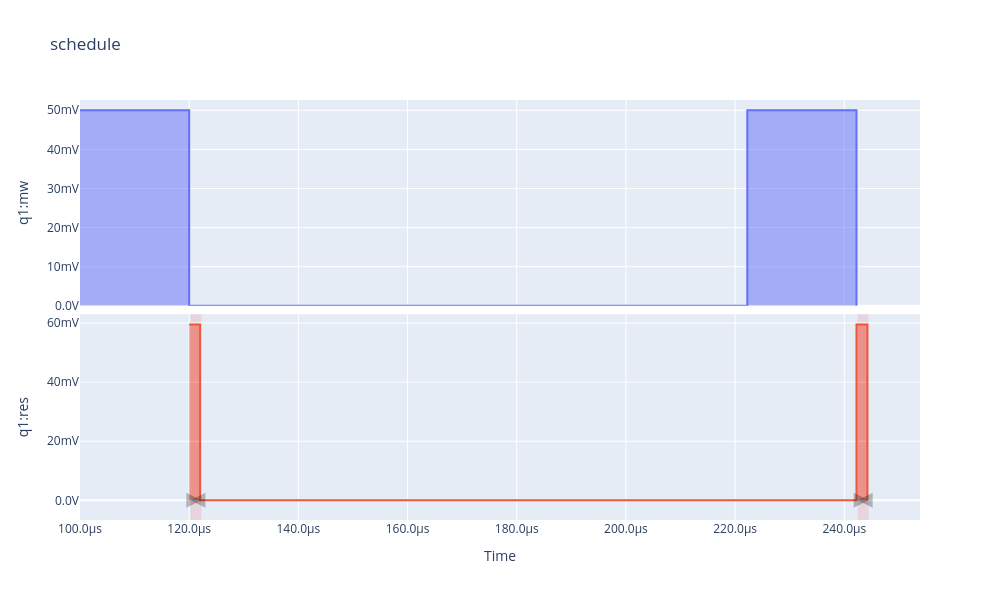

Notebook cell for this chart:
### Markdown cell above
## Optional: view the compiled pulse schedule

`build_schedule()` wraps the sweep in a hardware loop that compiles to a single opaque `LoopOperation`, which `plot_pulse_diagram()` can't render. `preview_pulse_schedule()` builds a small loop-free stand-in instead, just for visual inspection of the pulse shape.

### Code cell
experiment.preview_pulse_schedule(
    frequency_center=FREQUENCY_CENTER,
    drive_amplitude=DRIVE_AMPLITUDE,
    drive_duration=DRIVE_DURATION,
)

### Figure 1 — Plotly figure (JSON) as saved in the notebook; plotly's stock layout.template omitted (floating-point values rounded to 4 significant figures)
{"data": [{"fill": "tozeroy", "hoverinfo": "x+y+name", "hoverlabel": {"namelength": -1}, "legendgroup": "0", "line": {"color": "#636EFA"}, "mode": "lines", "name": "VoltageOffset, clock q1.01+\nSquarePulse, clock q1.01+\nSquarePulse, clock q1.01", "showlegend": true, "type": "scatter", "x": [0.0001, 0.00012, 0.00012, 0.00012, 0.00012, 0.00012, 0.00012, 0.0002222, 0.0002222, 0.0002422, 0.0002422, 0.0002422, 0.0002422, 0.0002422, 0.0002422], "xaxis": "x", "y": [0.05, 0.05, 0.05, 0.05, 0.05, 0.05, 0.0, 0.0, 0.05, 0.05, 0.05, 0.05, 0.05, 0.05, 0.0], "yaxis": "y"}, {"fill": "tozeroy", "hoverinfo": "x+y+name", "hoverlabel": {"namelength": -1}, "legendgroup": "1", "line": {"color": "#EF553B"}, "mode": "lines", "name": "VoltageOffset, clock q1.ro+\nSquarePulse, clock q1.ro+\nSquarePulse, clock q1.ro", "showlegend": true, "type": "scatter", "x": [0.00012, 0.000122, 0.000122, 0.000122, 0.000122, 0.000122, 0.000122, 0.0002422, 0.0002422, 0.0002442, 0.0002442, 0.0002442, 0.0002442, 0.0002442, 0.0002442], "xaxis": "x2", "y": [0.0595, 0.0595, 0.0595, 0.0595, 0.0595, 0.0595, 0.0, 0.0, 0.0595, 0.0595, 0.0595, 0.0595, 0.0595, 0.0595, 0.0], "yaxis": "y2"}, {"marker": {"color": "rgba(0,0,0,.25)", "size": 15, "symbol": ["arrow-bar-left", "arrow-bar-right"]}, "mode": "markers", "name": "SSBIntegrationComplex", "type": "scatter", "x": [0.0001202, 0.0001222], "xaxis": "x2", "y": [0, 0], "yaxis": "y2"}, {"marker": {"color": "rgba(0,0,0,.25)", "size": 15, "symbol": ["arrow-bar-left", "arrow-bar-right"]}, "mode": "markers", "name": "SSBIntegrationComplex", "type": "scatter", "x": [0.0002425, 0.0002445], "xaxis": "x2", "y": [0, 0], "yaxis": "y2"}], "layout": {"height": 600, "shapes": [{"fillcolor": "rgba(255,0,0,0.1)", "layer": "below", "line": {"color": "rgba(0,0,0,0)", "width": 3}, "name": "SSBIntegrationComplex", "type": "rect", "x0": 0.0001202, "x1": 0.0001222, "xref": "x", "y0": 0, "y1": 1, "yref": "y2 domain"}, {"fillcolor": "rgba(255,0,0,0.1)", "layer": "below", "line": {"color": "rgba(0,0,0,0)", "width": 3}, "name": "SSBIntegrationComplex", "type": "rect", "x0": 0.0002425, "x1": 0.0002445, "xref": "x", "y0": 0, "y1": 1, "yref": "y2 domain"}], "showlegend": false, "title": {"text": "schedule"}, "width": 1000, "xaxis": {"anchor": "y", "domain": [0, 1], "hoverformat": ".3s", "matches": "x2", "showgrid": true, "showticklabels": false, "tickformat": ".2s", "ticksuffix": "s"}, "xaxis2": {"anchor": "y2", "domain": [0, 1], "hoverformat": ".3s", "showgrid": true, "tickformat": ".2s", "tickformatstops": [{"dtickrange": [null, 1e-09], "value": ".10s"}, {"dtickrange": [1e-09, 1e-06], "value": ".7s"}, {"dtickrange": [1e-06, 0.001], "value": ".4s"}], "ticksuffix": "s", "title": {"text": "Time"}}, "yaxis": {"anchor": "x", "autorange": true, "domain": [0.51, 1], "hoverformat": ".3s", "tickformat": ".2s", "ticksuffix": "V", "title": {"text": "q1:mw"}}, "yaxis2": {"anchor": "x2", "autorange": true, "domain": [0, 0.49], "hoverformat": ".3s", "tickformat": ".2s", "ticksuffix": "V", "title": {"text": "q1:res"}}}}
